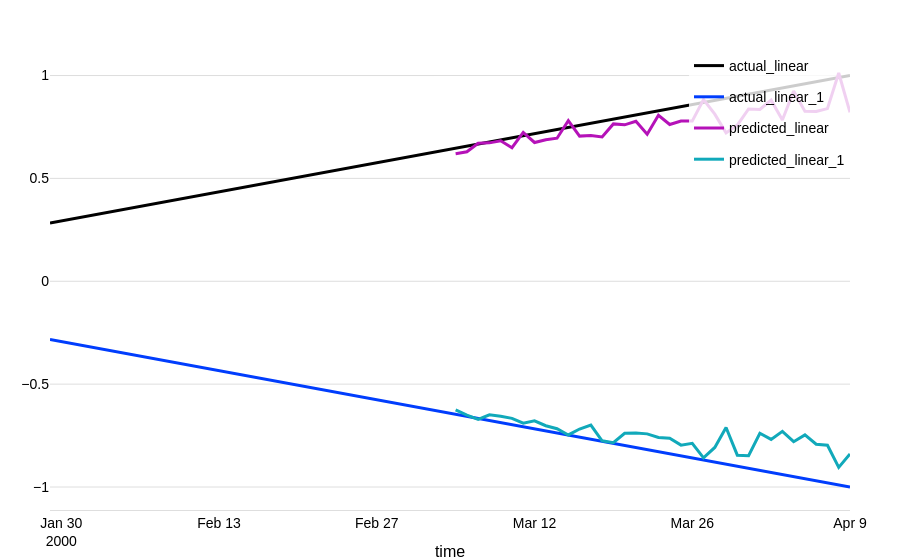

The code cell stored with this chart in its notebook:
### Code cell
fig = series[-72:].plotly(label="actual")
pred.plotly(label="predicted", fig=fig)
